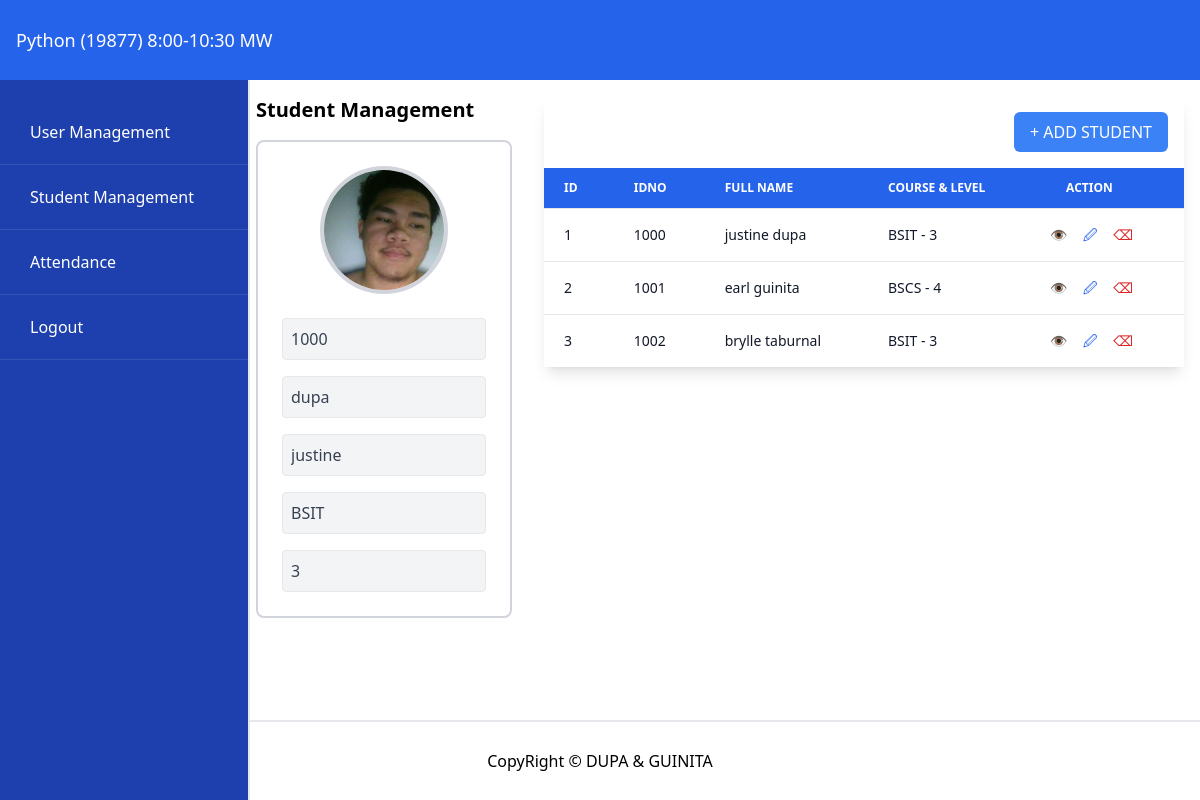
The page /view_student/1000 on the database its author committed.
### tables this page shows
CREATE TABLE students(
id integer primary key autoincrement,
idno varchar(10) unique,
lastname varchar(50),
firstname varchar(50),
course varchar(10),
level varchar(5),
image varchar(25));

### app.py (the view)
@app.route('/view_student/<idno>')
def view_student(idno):
    student = getRecord("students", idno=idno)
    if not student:
        flash("Student not found.", "error")
        return redirect(url_for('dashboard'))
    student = student[0]
    students = getAll('students')
    return render_template('studentMngt.html', student=student, studentlist=students)

### db/dbhelper.py (called while the page is built)
def getProcess(sql, vals) -> list:
    conn = connect(database)
    conn.row_factory = Row
    cursor = conn.cursor()
    cursor.execute(sql, vals)
    data = cursor.fetchall()
    cursor.close()
    conn.close()
    return data

def getAll(table) -> list:
    sql = f"SELECT * FROM {table}"
    return getProcess(sql, [])

def getRecord(table, **kwargs) -> list:
    keys = list(kwargs.keys())
    vals = list(kwargs.values())
    flds = []
    for key in keys:
        flds.append(f"{key} =?")
    fields = " AND ".join(flds)
    sql = f"SELECT * FROM {table} WHERE {fields}"
    return getProcess(sql, vals)

### templates/studentMngt.html (shortened to what this page needs)
<!DOCTYPE html>
<html lang="en">
  <head>
    <script src="https://cdn.tailwindcss.com"></script>
    <link rel="stylesheet" href="../static/css/style.css" />
  </head>
  <body>
    <header
      class="w-full h-[10vh] min-h-[60px] flex items-center bg-blue-600 px-4 fixed top-0 left-0 z-50"
    >
      <p class="text-white text-sm sm:text-base md:text-lg">
        Python (19877) 8:00-10:30 MW
      </p>
    </header>
    <aside id="sidebar">
      <a href="{{ url_for('admin') }}">User Management</a>
      <a href="{{ url_for('dashboard') }}">Student Management</a>
      <a href="{{ url_for('attendance')}}">Attendance</a>
      <a href="{{ url_for('signin') }}">Logout</a>
    </aside>
    <div class="content-wrapper">
      <div class="hidden lg:flex h-full">
        <div class="w-[30%] p-4 overflow-y-auto">
          <p class="text-xl font-semibold text-black mb-4">
            Student Management
          </p>
          <div class="bg-white border-2 border-gray-300 rounded-lg p-6">
            <div class="w-full flex justify-center mb-6">
              {% if student and student['image'] %}
              <img
                src="{{ url_for('static', filename='uploads/' + student['image']) }}"
                alt="student-photo"
                class="w-32 h-32 rounded-full object-cover border-4 border-gray-300"
              />
              {% else %}
              <img
                src="https://cdn-icons-png.flaticon.com/512/3135/3135715.png"
                alt="user-icon"
                class="w-16 h-16"
              />
              {% endif %}
            </div>
            <div class="w-full flex flex-col gap-4">
              <input
                type="text"
                class="border p-2 rounded w-full bg-gray-100 text-gray-700 cursor-not-allowed"
                value="{% if student %}{{ student['idno'] }}{% else %}IDNO{% endif %}"
                readonly
              />
              <input
                type="text"
                class="border p-2 rounded w-full bg-gray-100 text-gray-700 cursor-not-allowed"
                value="{% if student %}{{ student['lastname'] }}{% else %}Last Name{% endif %}"
                readonly
              />
              <input
                type="text"
                class="border p-2 rounded w-full bg-gray-100 text-gray-700 cursor-not-allowed"
                value="{% if student %}{{ student['firstname'] }}{% else %}First Name{% endif %}"
                readonly
              />
              <input
                type="text"
                class="border p-2 rounded w-full bg-gray-100 text-gray-700 cursor-not-allowed"
                value="{% if student %}{{ student['course'] }}{% else %}Course{% endif %}"
                readonly
              />
              <input
                type="text"
                class="border p-2 rounded w-full bg-gray-100 text-gray-700 cursor-not-allowed"
                value="{% if student %}{{ student['level'] }}{% else %}Level{% endif %}"
                readonly
              />
            </div>
          </div>
        </div>
        <div class="w-[70%] p-4 overflow-y-auto">
          <div class="bg-white rounded-lg shadow-lg">
            <div class="flex justify-end p-4">
              <a
                href="{{ url_for('add_student_page') }}"
                class="text-white px-4 py-2 rounded-md bg-blue-500 hover:bg-blue-600"
              >
                + ADD STUDENT
              </a>
            </div>
            <div class="overflow-x-auto">
              <table class="min-w-full divide-y divide-gray-200">
                <thead class="bg-blue-600">
                  <tr>
                    <th
                      class="px-3 lg:px-5 py-3 text-left text-xs font-semibold text-white uppercase"
                    >
                      ID
                    </th>
                    <th
                      class="px-3 lg:px-5 py-3 text-left text-xs font-semibold text-white uppercase"
                    >
                      IDNO
                    </th>
                    <th
                      class="px-4 py-3 text-left text-xs font-semibold text-white uppercase whitespace-nowrap xl:hidden"
                    >
                      FULL NAME
                    </th>
                    <th
                      class="px-3 py-3 text-left text-xs font-semibold text-white uppercase whitespace-nowrap xl:hidden"
                    >
                      COURSE & LEVEL
                    </th>
                    <th
                      class="px-4 lg:px-8 py-3 text-left text-xs font-semibold text-white uppercase"
                    >
                      ACTION
                    </th>
                  </tr>
                </thead>
                <tbody class="bg-white divide-y divide-gray-200">
                  {% if studentlist %} {% for stud in studentlist %}
                  <tr>
                    <td class="px-3 lg:px-5 py-4 text-sm text-gray-900">
                      {{ loop.index }}
                    </td>
                    <td class="px-3 lg:px-5 py-4 text-sm text-gray-900">
                      {{ stud['idno'] }}
                    </td>
                    <td class="px-4 py-4 text-sm text-gray-900 xl:hidden">
                      {{ stud['firstname'] }} {{ stud['lastname'] }}
                    </td>
                    <td class="px-3 py-4 text-sm text-gray-900 xl:hidden">
                      {{ stud['course'] }} - {{ stud['level'] }}
                    </td>
                    <td class="px-4 py-4 text-sm whitespace-nowrap">
                      <a
                        href="{{ url_for('view_student', idno=stud['idno']) }}"
                        class="text-green-600 hover:text-green-800 mr-3"
                        >👁️</a
                      >
                      <a
                        href="{{ url_for('update_student', idno=stud['idno']) }}"
                        class="text-blue-600 hover:text-blue-800 mr-3"
                        >&#128393;</a
                      >
                      <a
                        href="{{ url_for('delete_student', idno=stud['idno']) }}"
                        onclick="return confirm('Are you sure you want to delete this student?')"
                        class="text-red-600 hover:text-red-800"
                        >&#9003;</a
                      >
                    </td>
                  </tr>
                  {% endfor %} {% else %}
                  <tr>
                    <td colspan="9" class="px-6 py-4 text-center text-gray-500">
                      No students found
                    </td>
                  </tr>
                  {% endif %}
                </tbody>
              </table>
            </div>
          </div>
        </div>
      </div>
    </div>
    <footer
      class="w-full h-[10vh] min-h-[60px] flex justify-center items-center border-t-2 border-t-gray-200 fixed bottom-0 left-0 bg-white"
    >
      <p class="text-xs sm:text-sm md:text-base text-center">
        CopyRight &copy; DUPA & GUINITA
      </p>
    </footer>
  </body>
</html>

### static/css/style.css (style rules this page uses)
html, body { width: 100%; height: 100%; padding: 0; margin: 0; }
#sidebar { position: fixed; top: 10vh; left: -300px; width: 280px; height: calc(90vh - 10vh); background-color: #1e40af; transition: left 0.3s ease; z-index: 50; padding-top: 20px; box-shadow: 2px 0 10px rgba(0, 0, 0, 0.3); overflow-y: auto; }
#sidebar a { display: block; color: white; padding: 20px 30px; text-decoration: none; font-size: 16px; transition: background-color 0.3s ease; border-bottom: 1px solid rgba(255, 255, 255, 0.1); }
.content-wrapper { position: fixed; top: 10vh; left: 0; right: 0; bottom: 10vh; overflow-y: auto; }
@media (min-width: 1024px) { #sidebar { position: fixed; left: 0; width: 20%; min-width: 250px; top: 10vh; height: calc(90vh); box-shadow: none; border-right: 2px solid #e5e7eb; } }
@media (min-width: 1024px) { .content-wrapper { left: 20%; } }

### rows shown on the page
students: image (picture), idno "1000", lastname "dupa", firstname "justine", course "BSIT", level "3"
students: idno "1001", firstname "earl", lastname "guinita", course "BSCS", level "4"
students: idno "1002", firstname "brylle", lastname "taburnal", course "BSIT", level "3"
